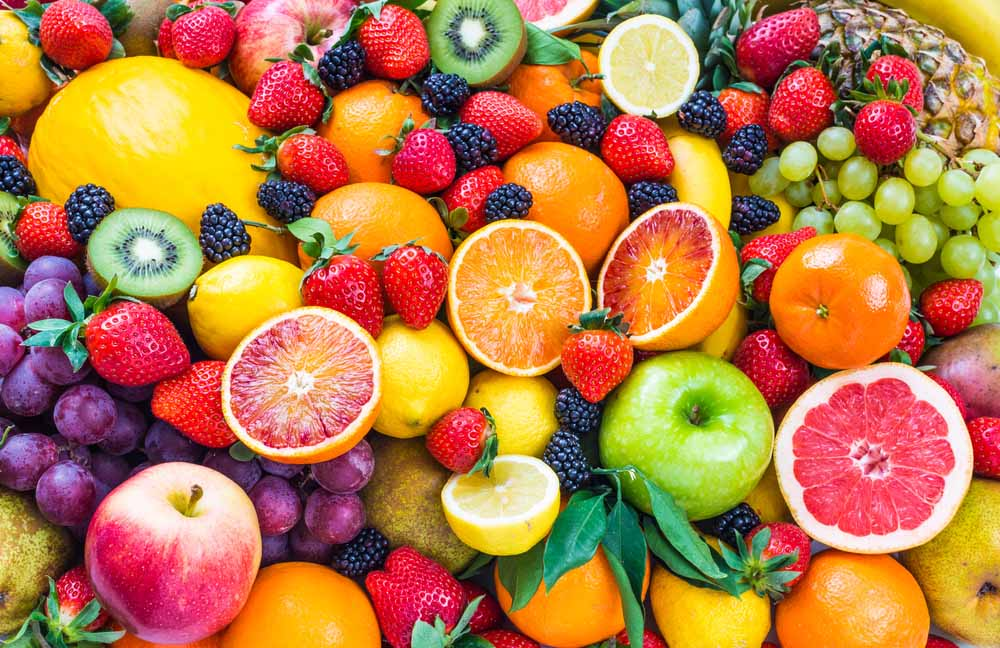
#> input picture FruitColors.jpg, 1000 x 648 px
$ python color.py
#> lines starting #> are read from the running program, lines starting #| are printed output that depends on the picture; after the words box and inside, x2 and y2 are one past the last pixel; in counts of white or black regions, pixels touching at a corner belong together
import cv2
import numpy as np

# تحميل الصورة
image_path = 'FruitColors.jpg'
image = cv2.imread(image_path)
#> image is the input picture: shape (648, 1000, 3); mean B, G, R 71.1, 122.6, 182.2

if image is None:
    print("Error: الصورة غير موجودة.")
    exit()

# تحويل الصورة إلى HSV
hsv = cv2.cvtColor(image, cv2.COLOR_BGR2HSV)
#> hsv: shape (648, 1000, 3); mean H, S, V 66, 174.6, 190.6

# نطاق اللون الأحمر
lower_red = np.array([0, 120, 70])
upper_red = np.array([10, 255, 255])

# إنشاء قناع
mask = cv2.inRange(hsv, lower_red, upper_red)
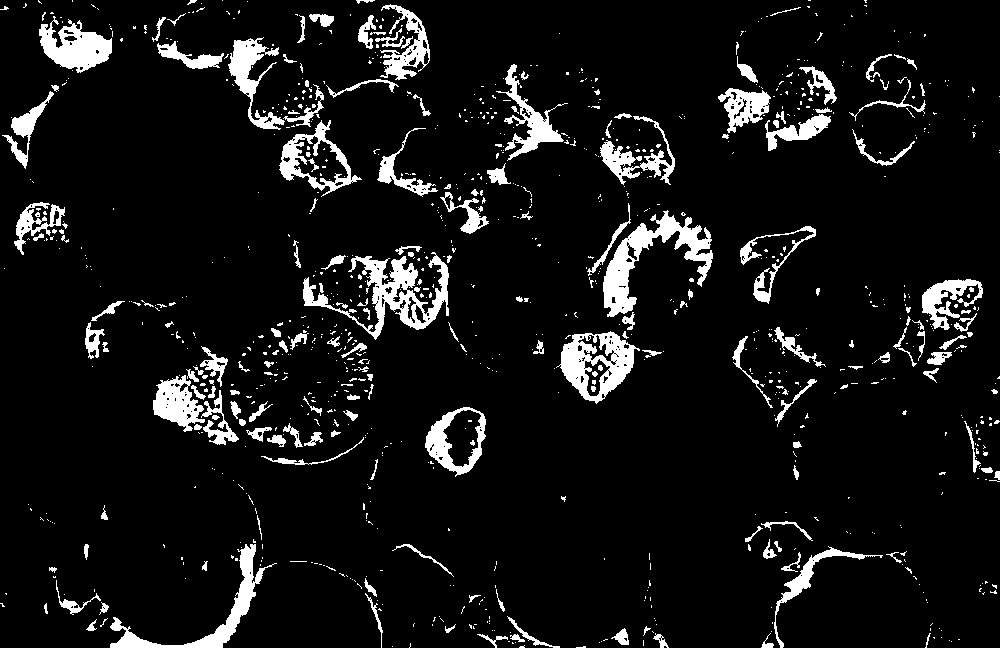
#> mask: shape (648, 1000); 8.1% white; 1018 white regions (828 under 20 px)

# إيجاد الحدود (Contours)
contours, _ = cv2.findContours(mask, cv2.RETR_TREE, cv2.CHAIN_APPROX_SIMPLE)
#> contours = 1290 contours, 1120 with area under 20; largest, box (x1, y1, x2, y2) and area: (556, 331, 640, 404) 3650, (303, 252, 449, 340) 3547, (603, 210, 713, 317) 3436, (279, 120, 362, 197) 2962, (425, 407, 486, 477) 2842

# رسم مستطيل حول كل منطقة حمراء
for cnt in contours:
    area = cv2.contourArea(cnt)
    if area > 300:  # تجاهل الضجيج
        x, y, w, h = cv2.boundingRect(cnt)
        cv2.rectangle(image, (x, y), (x + w, y + h), (0, 255, 0), 2)
#> this loop made 1290 passes
#> (area, x, y, w, h) on passes 142, 149, 283, 292, 320, 359, 458, 515, 530, 554, 582, 671: (856.5, 774, 546, 109, 102), (2205.5, 110, 544, 167, 104), (2842, 425, 407, 61, 70), (1472, 442, 409, 40, 59), (482, 201, 390, 38, 55), (1603.5, 153, 375, 52, 57), (326, 200, 346, 28, 41), (3649.5, 556, 331, 84, 73), (540, 584, 358, 27, 39), (372, 577, 334, 38, 28), (310.5, 85, 322, 20, 37), (1159.5, 922, 279, 61, 51)
#> area on passes 17, 18, 20, 21, 32, 39: 41.5, 65.5, 42.5, 74.5, 139.5, 21.5
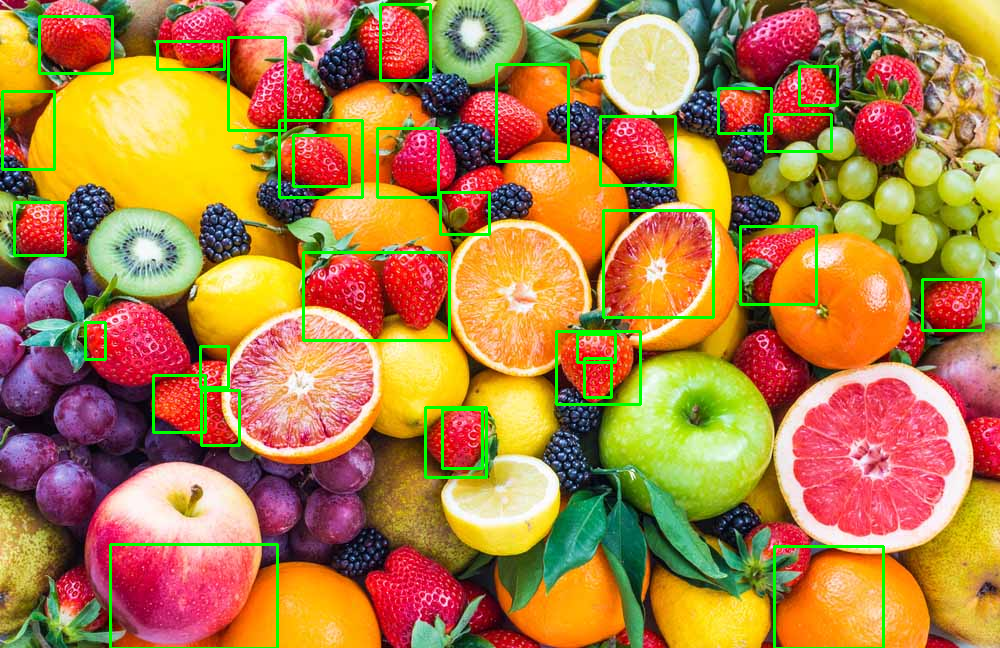
#> image: shape (648, 1000, 3); 3.45% of pixels changed, all inside (x1, y1, x2, y2) = (1, 3, 985, 648)

# عرض النتائج
cv2.imshow('Detected Red Areas', image)
cv2.waitKey(0)
cv2.destroyAllWindows()
